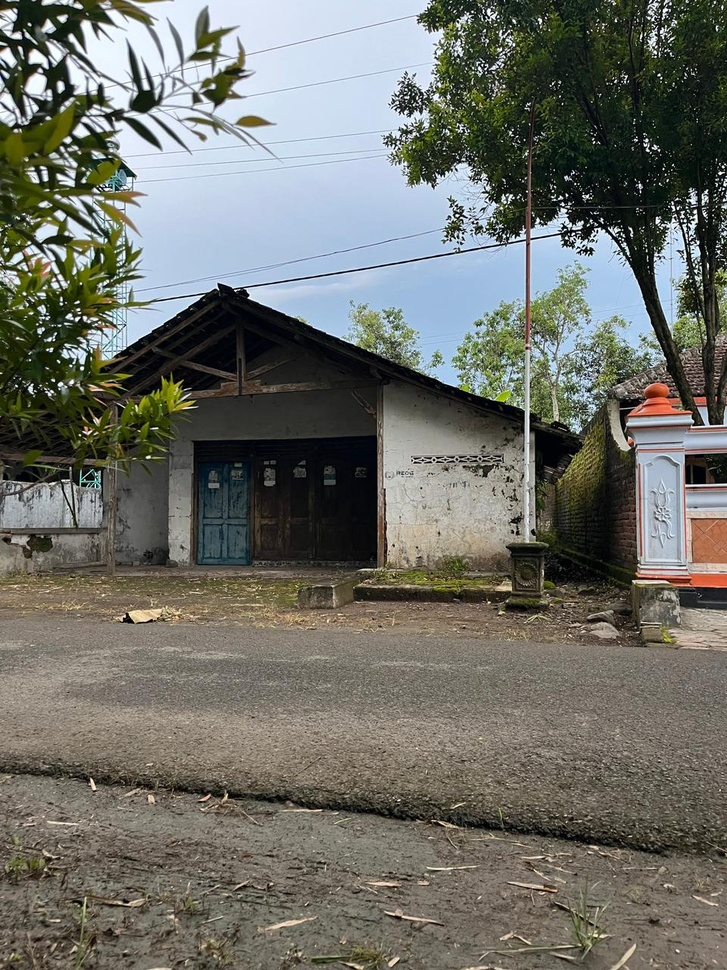
#> input picture images/gambar1.jpeg, 727 x 970 px, shrunk from 960 x 1280 before the run
$ python space_feature.py
#> lines starting #> are read from the running program, lines starting #| are printed output that depends on the picture
import cv2
import matplotlib.pyplot as plt

img = cv2.imread('./images/gambar1.jpeg')
#> img is the input picture: shape (970, 727, 3); mean B, G, R 104.3, 111.5, 110.5
img_rgb = cv2.cvtColor(img, cv2.COLOR_BGR2RGB)
gray = cv2.cvtColor(img, cv2.COLOR_BGR2GRAY)
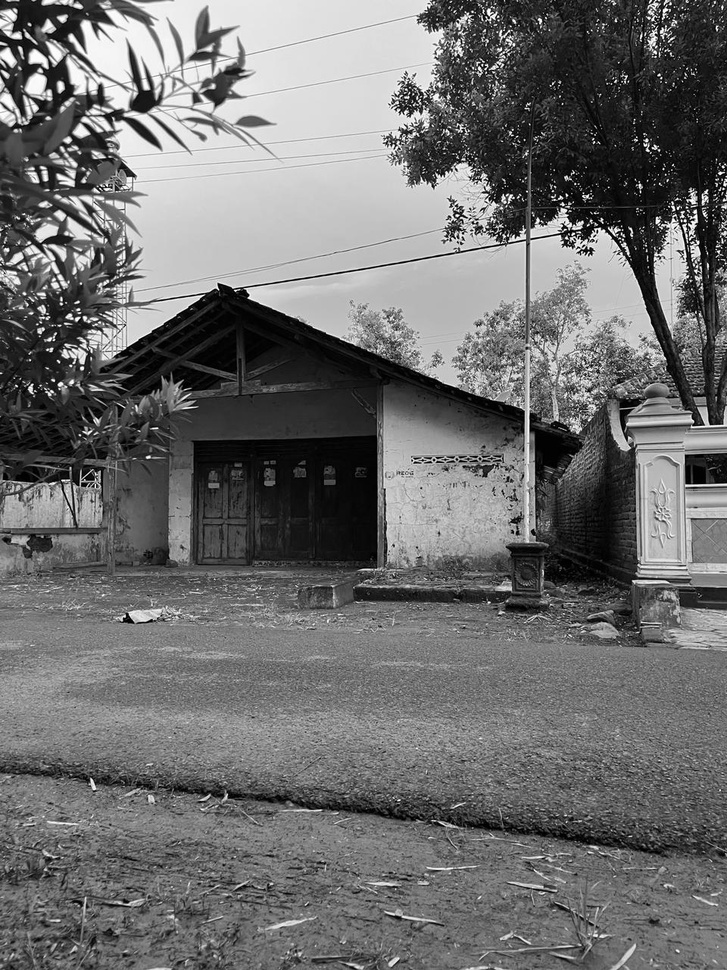
#> gray: shape (970, 727); min 0, max 255, mean 110.4

blur_sigma1 = cv2.GaussianBlur(gray, (0, 0), sigmaX=1)
blur_sigma3 = cv2.GaussianBlur(gray, (0, 0), sigmaX=3)
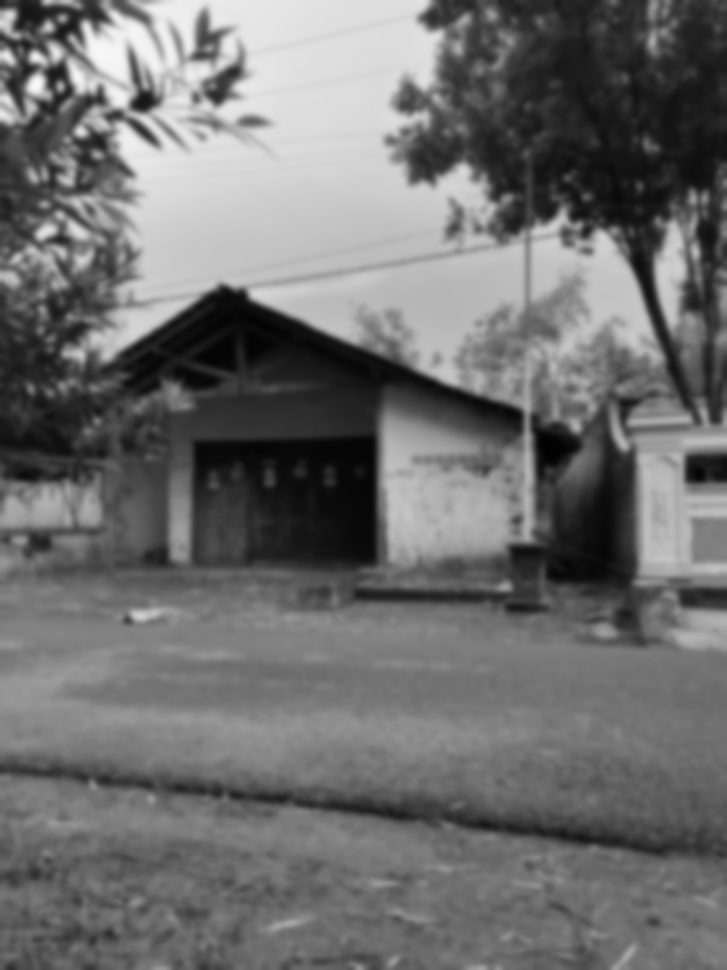
#> blur_sigma3: shape (970, 727); min 2, max 248, mean 110.4
blur_sigma5 = cv2.GaussianBlur(gray, (0, 0), sigmaX=5)

plt.figure(figsize=(15, 5))

plt.subplot(2, 2, 1)
plt.imshow(gray, cmap='gray')
plt.title("Original")
plt.axis('off')

plt.subplot(2, 2, 2)
plt.imshow(blur_sigma1, cmap='gray')
plt.title("Gaussian Blur σ = 1")
plt.axis('off')

plt.subplot(2, 2, 3)
plt.imshow(blur_sigma3, cmap='gray')
plt.title("Gaussian Blur σ = 3")
plt.axis('off')

plt.subplot(2, 2, 4)
plt.imshow(blur_sigma5, cmap='gray')
plt.title("Gaussian Blur σ = 5")
plt.axis('off')

plt.tight_layout()
plt.show()
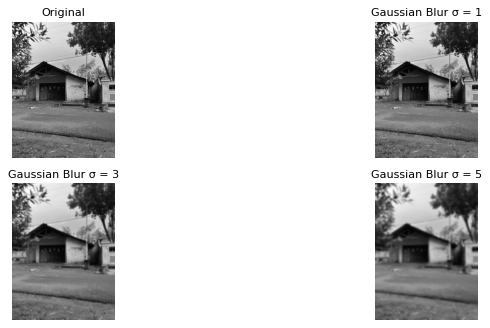
#> figure drawn by matplotlib, 4 panels

$ run again, with images/gambar2.jpeg copied over images/gambar1.jpeg
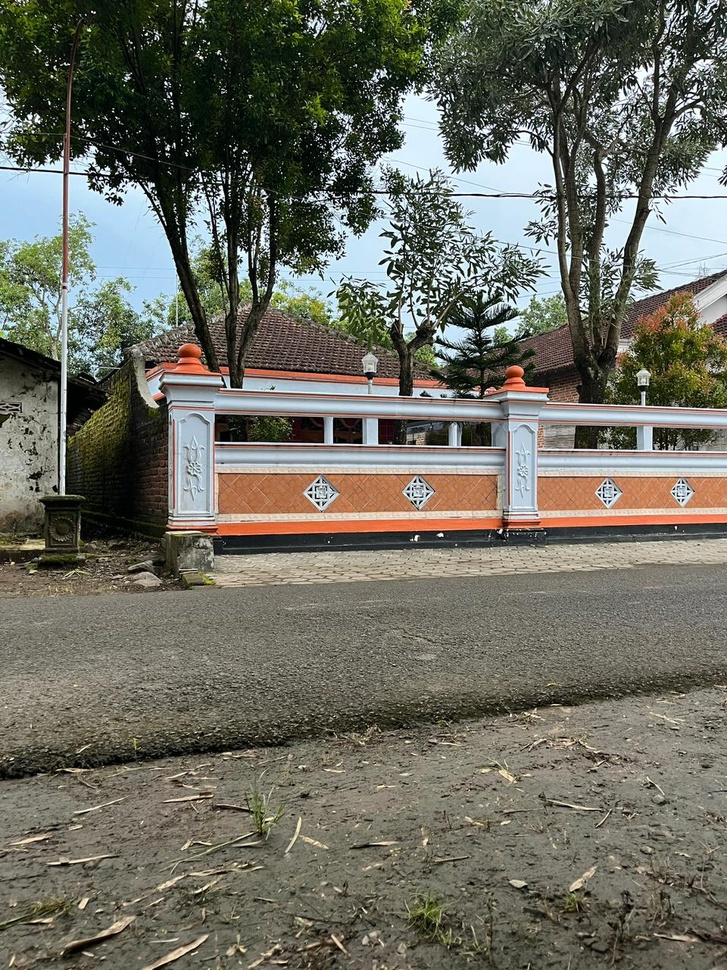
#> input picture images/gambar2.jpeg, 727 x 970 px, shrunk from 960 x 1280 before the run
#> img is the input picture: shape (970, 727, 3); mean B, G, R 97.4, 108.5, 108.7
#> `blur_sigma3 = cv2.GaussianBlur(gray, (0, 0), sigmaX=3)`:
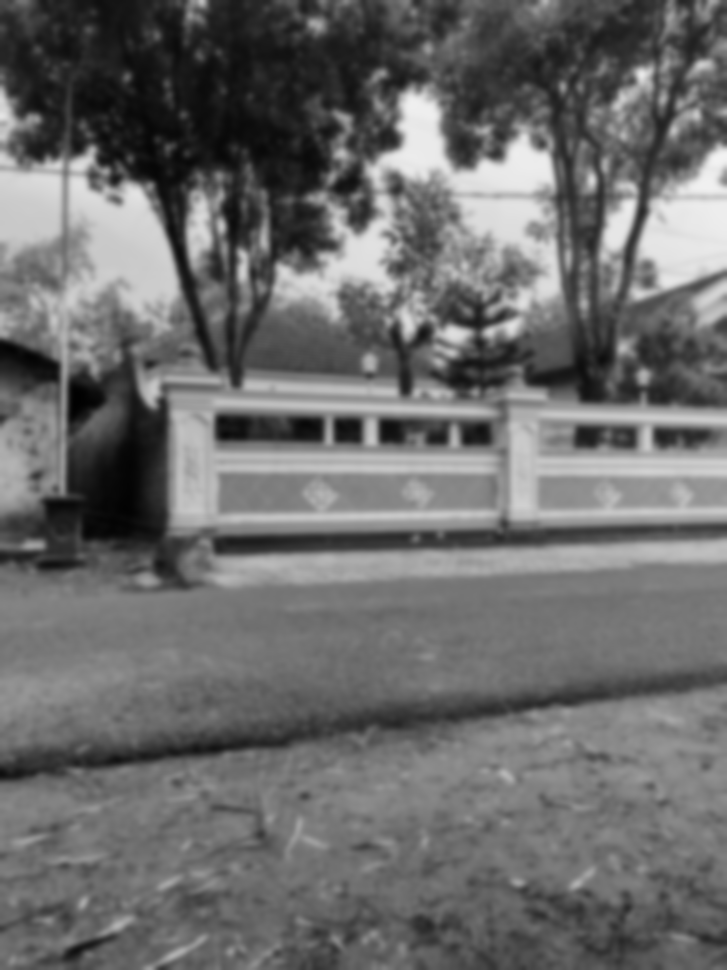
#> blur_sigma3: shape (970, 727); min 1, max 242, mean 107.3
#> `plt.show()`:
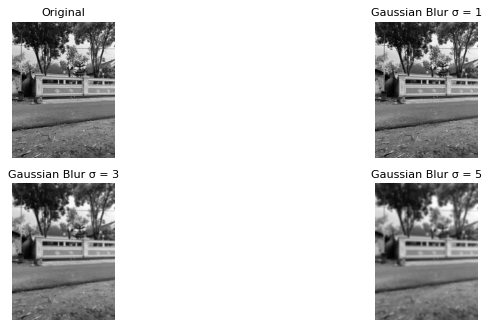
#> figure drawn by matplotlib, 4 panels
